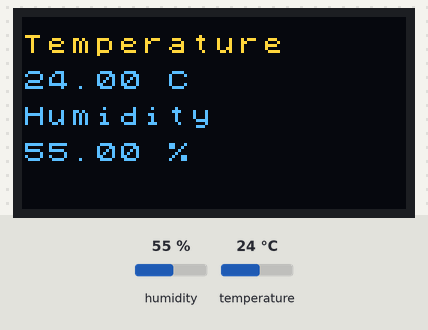
The program below on a simulated ESP32. On the bench: 128×64 one-colour display. Inputs (shaded band) come from the test bench; at power-on: humidity 55 %, temperature 24 °C. The OLED is the two-colour kind (top 16 rows yellow); what the program prints to the serial monitor is not drawn.

Above: at 3.0 s.
3.1 s: humidity set to 22 %
At 6.2 s:
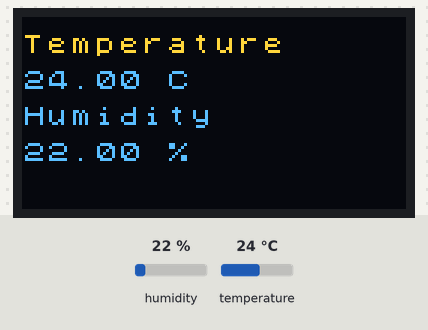
7.4 s: temperature set to 12 °C
At 9.6 s:
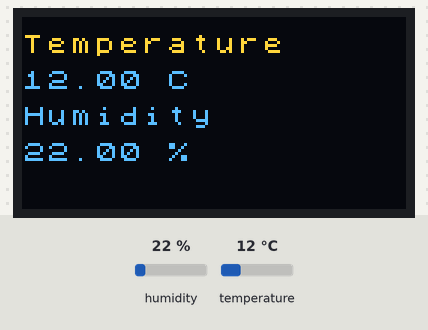
11.7 s: humidity set to 40 %
At 15.1 s:
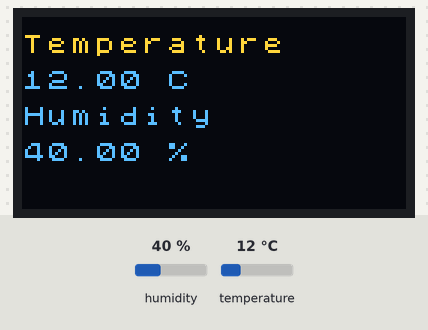
16.0 s: temperature set to 19 °C
Timing chart, 0 to 19.0 s (numbered marks = the images above; inputs shaded):
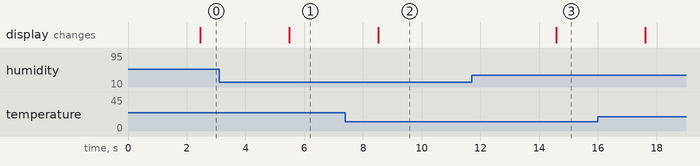

The program:

main.cpp
```cpp
#include <Arduino.h>
#include <stdlib.h>
#include <U8g2lib.h>

#include <Adafruit_Sensor.h>
#include <DHT.h>
#include <DHT_U.h>

#ifdef U8X8_HAVE_HW_SPI
#include <SPI.h>
#endif
#ifdef U8X8_HAVE_HW_I2C
#include <Wire.h>
#endif

#define DHTPIN            13         // Pin which is connected to the DHT sensor.

// Uncomment the type of sensor in use:
#define DHTTYPE           DHT11     // DHT 11
//#define DHTTYPE           DHT22     // DHT 22 (AM2302)
//#define DHTTYPE           DHT21     // DHT 21 (AM2301)

// See guide for details on sensor wiring and usage:
//   https://learn.adafruit.com/dht/overview

DHT_Unified dht(DHTPIN, DHTTYPE);

uint32_t delayMS;

char buffer [8];

U8G2_SSD1306_128X64_NONAME_F_HW_I2C u8g2(U8G2_R0, /* reset=*/ 16, /* clock=*/ 15, /* data=*/ 4);   // ESP32 Thing, HW I2C with pin remapping

void setup() {
  u8g2.begin();
  u8g2.setFont(u8g2_font_chroma48medium8_8r);

  Serial.begin(9600);
  // Initialize device.
  dht.begin();
  Serial.println("DHTxx Unified Sensor Example");
  // Print temperature sensor details.
  sensor_t sensor;
  dht.temperature().getSensor(&sensor);
  Serial.println("------------------------------------");
  Serial.println("Temperature");
  Serial.print  ("Sensor:       "); Serial.println(sensor.name);
  Serial.print  ("Driver Ver:   "); Serial.println(sensor.version);
  Serial.print  ("Unique ID:    "); Serial.println(sensor.sensor_id);
  Serial.print  ("Max Value:    "); Serial.print(sensor.max_value); Serial.println(" *C");
  Serial.print  ("Min Value:    "); Serial.print(sensor.min_value); Serial.println(" *C");
  Serial.print  ("Resolution:   "); Serial.print(sensor.resolution); Serial.println(" *C");
  Serial.println("------------------------------------");
  // Print humidity sensor details.
  dht.humidity().getSensor(&sensor);
  Serial.println("------------------------------------");
  Serial.println("Humidity");
  Serial.print  ("Sensor:       "); Serial.println(sensor.name);
  Serial.print  ("Driver Ver:   "); Serial.println(sensor.version);
  Serial.print  ("Unique ID:    "); Serial.println(sensor.sensor_id);
  Serial.print  ("Max Value:    "); Serial.print(sensor.max_value); Serial.println("%");
  Serial.print  ("Min Value:    "); Serial.print(sensor.min_value); Serial.println("%");
  Serial.print  ("Resolution:   "); Serial.print(sensor.resolution); Serial.println("%");
  Serial.println("------------------------------------");
  // Set delay between sensor readings based on sensor details.
  delayMS = sensor.min_delay / 1000;
}

void loop() {

  u8g2.clearBuffer();
    // Delay between measurements.
  delay(delayMS);
  // Get temperature event and print its value.
  sensors_event_t event;
  dht.temperature().getEvent(&event);
  u8g2.drawStr(0, 12, "Temperature");
  if (isnan(event.temperature)) {
    Serial.println("Error reading temperature!");
    u8g2.drawStr(0, 24, "ERROR");
  }
  else {
    Serial.print("Temperature: ");
    Serial.print(event.temperature);
    Serial.println(" *C");
    u8g2.setCursor(0, 24);
    u8g2.print(event.temperature);
    u8g2.print(" °C");
  }
  // Get humidity event and print its value.
  dht.humidity().getEvent(&event);
  u8g2.drawStr(0, 36, "Humidity");
  if (isnan(event.relative_humidity)) {
    Serial.println("Error reading humidity!");
    u8g2.drawStr(0, 48, "ERROR");
  }
  else {
    Serial.print("Humidity: ");
    Serial.print(event.relative_humidity);
    Serial.println("%");
    u8g2.setCursor(0, 48);
    u8g2.print(event.relative_humidity);
    u8g2.print(" %");
  }
  u8g2.sendBuffer();
  delay(1000);
}
```

Measured:
- after the input at 3.1 s, the display: changes after 2.4 s (image 1)
- after the input at 7.4 s, the display: changes after 1.1 s (image 2)
- after the input at 11.7 s, the display: changes after 2.9 s (image 3)
